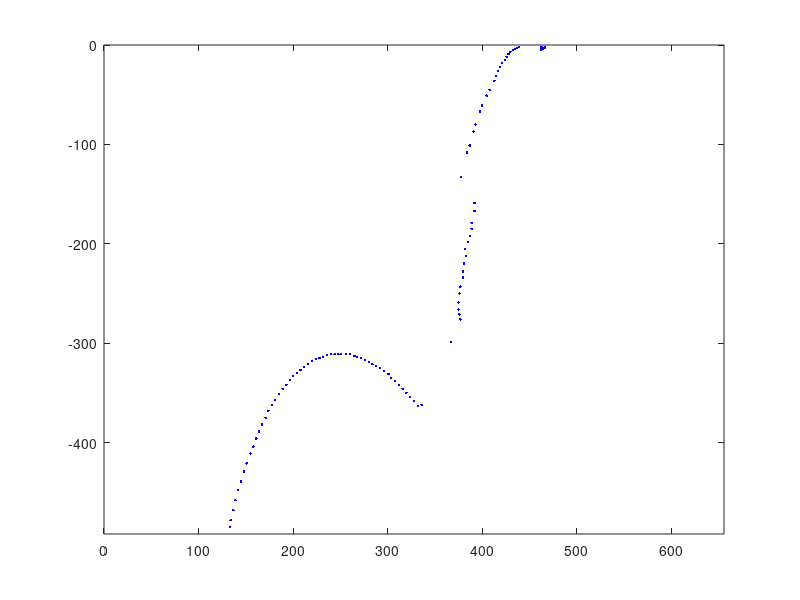
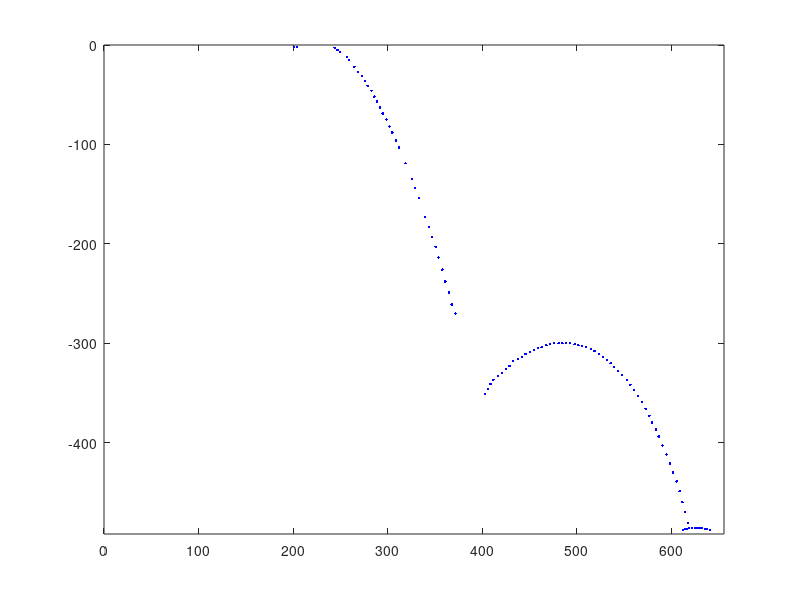

Write MATLAB code to recreate these figures, in order.
close all
load X0.txt
M = X0;

M1 = M (M(:,3)==1,:);
M2 = M (M(:,3)==2,:);

plot(M1(:,1),-M1(:,2),'b.');
axis([0,656,-492,0]);
figure,
plot(M2(:,1),-M2(:,2),'b.');
axis([0,656,-492,0]);
 